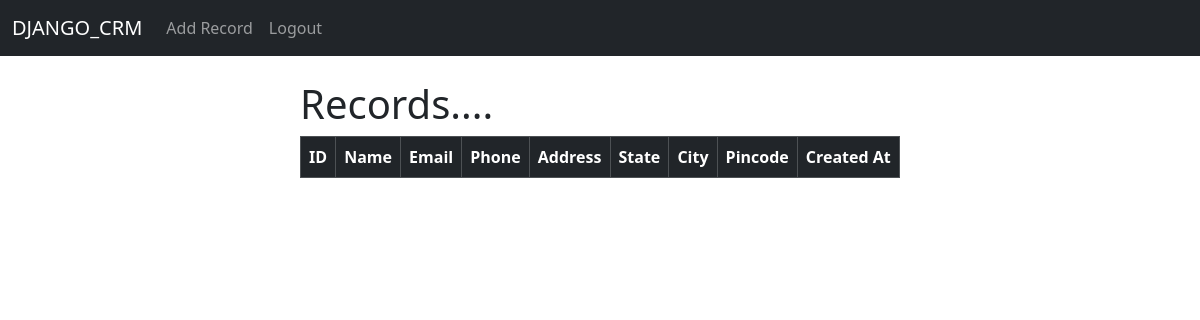
The app's page / (signed in), older data.
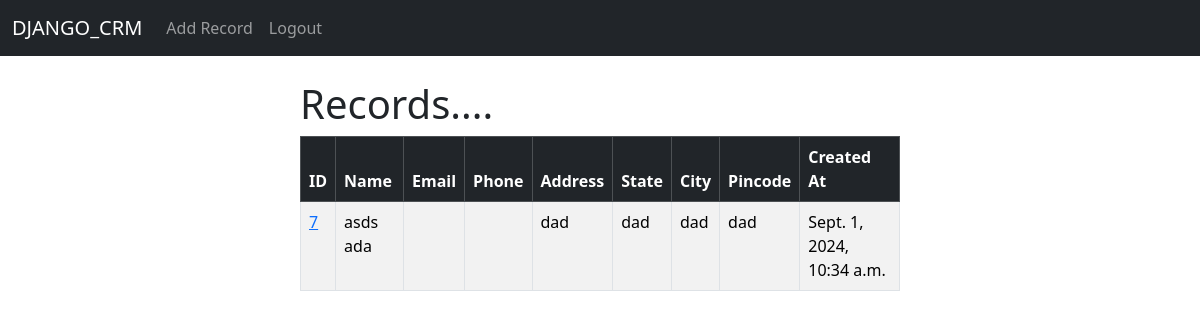
The same page, newer data.
### website/models.py (models this page shows, shortened)
class Record(models.Model):
    created_at = models.DateTimeField(auto_now_add=True)
    first_name = models.CharField(max_length=50)
    last_name = models.CharField(max_length=50)
    address = models.CharField(max_length=100)
    state = models.CharField(max_length=50)
    city = models.CharField(max_length=50)
    pincode = models.CharField(max_length=20)
    email_address = models.CharField(max_length=50)
    phone_no = models.CharField(max_length=10)

### website/views.py (the view)
# urls.py: 2. Add a URL to urlpatterns:  path('', views.home, name='home')
def home(request):
    records = Record.objects.all()
    if request.method == 'POST':
        user_name = request.POST['username']
        password = request.POST['password']
        user = authenticate(request, username=user_name, password=password)
        if user is not None:
            login(request, user)
            messages.success(request,"You Have Successfully Logged In!")
            return redirect('home')
        else:
            messages.success(request, "There was An Error Logging In......., Please Try Again........")
            return redirect('home')
    else:
        return render(request,'website/home.html',{'records':records})

### website/templates/website/home.html (shortened to what this page needs)
{% extends "layout.html" %}
{% block content %}
    <div class="col-md-6 offset-md-3">
        {% if user.is_authenticated %}
           <h1>Records....</h1>
           <table class="table table-striped table-hover table-bordered">
            <thead class="table-dark">
              <tr>
                <th scope="col">ID</th>
                <th scope="col">Name</th>
                <th scope="col">Email</th>
                <th scope="col">Phone</th>
                <th scope="col">Address</th>
                <th scope="col">State</th>
                <th scope="col">City</th>
                <th scope="col">Pincode</th>
                <th scope="col">Created At</th>
              </tr>
            </thead>
            <tbody>
              {% if records %}
              {% for record in records %}
              <tr>
                    <td><a href="{% url 'record' record.id %}">{{record.id}}</a></td>
                    <td>
                      {{record.first_name}}
                      {{record.last_name}}
                    </td>
                    <td>{{record.email_address}}</td>
                    <td>{{record.phone_no}}</td>
                    <td>{{record.address}}</td>
                    <td>{{record.state}}</td>
                    <td>{{record.city}}</td>
                    <td>{{record.pincode}}</td>
                    <td>{{record.created_at}}</td>
              </tr>
              {% endfor %}
             {% endif %}
            </tbody>
            </table>
    {% endif %}
{% endblock %}

### website/templates/layout.html (shortened to what this page needs)
<!doctype html>
<html lang="en">
  <head>
    <link href="https://cdn.jsdelivr.net/npm/bootstrap@5.3.3/dist/css/bootstrap.min.css" rel="stylesheet">
  </head>
  <body>
    {% include "website/navbar.html" %}
    <div>
        <br>
        {% block content %}
        {% endblock %}
    </div>
  </body>
</html>

### website/templates/website/navbar.html (shortened to what this page needs)
<nav class="navbar navbar-expand-lg navbar-dark bg-dark">
    <div class="container-fluid">
      <a class="navbar-brand" href="{% url 'home' %}">DJANGO_CRM</a>
      <div class="collapse navbar-collapse" id="navbarSupportedContent">
        <ul class="navbar-nav me-auto mb-2 mb-lg-0">
          {% if user.is_authenticated %}
          <li class="nav-item">
            <a class="nav-link" href="{% url 'add_record' %}">Add Record</a>
          </li>
          <li class="nav-item">
            <a class="nav-link" href="{% url 'logout' %}">Logout</a>
          </li>
          {% endif %}
        </ul>
      </div>
    </div>
  </nav>

Row changes from the older to the newer data that the page shows:
added Record: id "7", first_name "asds", last_name "ada", address "dad", state "dad", city "dad", pincode "dad", created_at "Sept. 1, 2024, 10:34 a.m."
